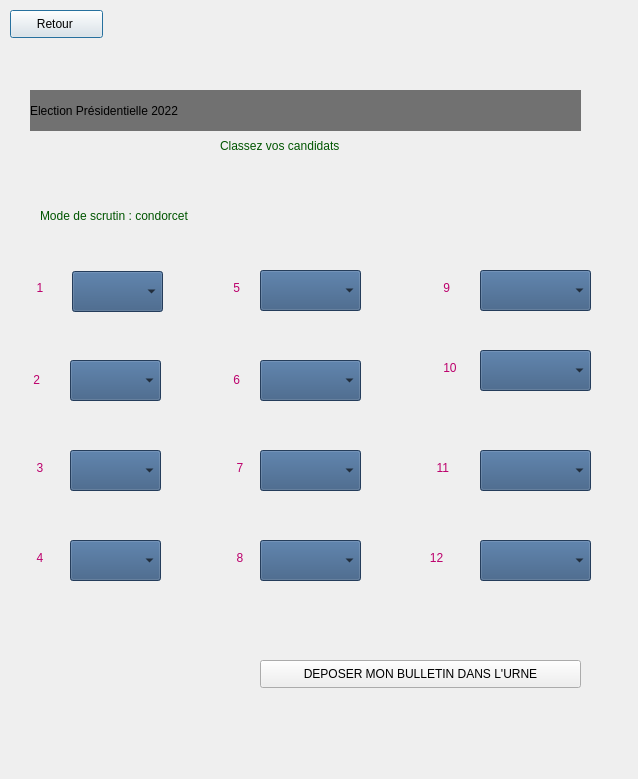
<?xml version="1.0" encoding="UTF-8"?>
<ui version="4.0">
 <class>Dialog</class>
 <widget class="QDialog" name="Dialog">
  <property name="geometry">
   <rect>
    <x>0</x>
    <y>0</y>
    <width>638</width>
    <height>779</height>
   </rect>
  </property>
  <property name="windowTitle">
   <string>Dialog</string>
  </property>
  <widget class="QWidget" name="widget" native="true">
   <property name="geometry">
    <rect>
     <x>0</x>
     <y>0</y>
     <width>640</width>
     <height>782</height>
    </rect>
   </property>
   <property name="styleSheet">
    <string notr="true">background-image: url(:/8/urnnne.jpg);</string>
   </property>
   <widget class="QLabel" name="label_2">
    <property name="geometry">
     <rect>
      <x>400</x>
      <y>209</y>
      <width>331</width>
      <height>31</height>
     </rect>
    </property>
    <property name="styleSheet">
     <string notr="true">font: 75 italic 8pt &quot;Rockwell&quot;;
color: rgb(255, 255, 255);
color: rgb(255, 255, 255);
font: 75 italic 8pt &quot;Arial Nova Cond&quot;;
gridline-color: rgb(200, 89, 189);
color: rgb(0, 0, 255);
color: rgb(170, 0, 0);
color: rgb(85, 170, 255);
color: rgb(255, 255, 0);</string>
    </property>
    <property name="text">
     <string/>
    </property>
   </widget>
   <widget class="QLabel" name="label_5">
    <property name="geometry">
     <rect>
      <x>470</x>
      <y>430</y>
      <width>221</width>
      <height>20</height>
     </rect>
    </property>
    <property name="styleSheet">
     <string notr="true">font: 12pt &quot;MS Shell Dlg 2&quot;;
color: rgb(255, 0, 0);
color: rgb(255, 0, 0);</string>
    </property>
    <property name="text">
     <string/>
    </property>
   </widget>
   <widget class="QLabel" name="label">
    <property name="geometry">
     <rect>
      <x>30</x>
      <y>90</y>
      <width>551</width>
      <height>41</height>
     </rect>
    </property>
    <property name="styleSheet">
     <string notr="true">color: rgb(0, 0, 0);
alternate-background-color: rgb(93, 93, 93);
background-color: rgb(113, 113, 113);
font: 8pt &quot;Kristen ITC&quot;;
font: 24pt &quot;Kristen ITC&quot;;
</string>
    </property>
    <property name="text">
     <string>Election Présidentielle 2022</string>
    </property>
   </widget>
   <widget class="QLabel" name="label_3">
    <property name="geometry">
     <rect>
      <x>220</x>
      <y>130</y>
      <width>151</width>
      <height>31</height>
     </rect>
    </property>
    <property name="styleSheet">
     <string notr="true">color: rgb(0, 85, 0);
font: 8pt &quot;Kristen ITC&quot;;
font: 8pt &quot;Kristen ITC&quot;;</string>
    </property>
    <property name="text">
     <string>Classez vos candidats</string>
    </property>
   </widget>
   <widget class="QLabel" name="label_4">
    <property name="geometry">
     <rect>
      <x>40</x>
      <y>190</y>
      <width>181</width>
      <height>51</height>
     </rect>
    </property>
    <property name="styleSheet">
     <string notr="true">color: rgb(0, 85, 0);
font: 8pt &quot;Kristen ITC&quot;;
font: 8pt &quot;Kristen ITC&quot;;</string>
    </property>
    <property name="text">
     <string>Mode de scrutin : condorcet</string>
    </property>
   </widget>
   <widget class="QComboBox" name="comboBoxC1">
    <property name="geometry">
     <rect>
      <x>72</x>
      <y>271</y>
      <width>91</width>
      <height>41</height>
     </rect>
    </property>
    <property name="styleSheet">
     <string notr="true">background-color: rgb(0, 85, 255);
background-color: rgb(0, 0, 0);
background-color: rgb(52, 86, 127);</string>
    </property>
   </widget>
   <widget class="QComboBox" name="comboBoxC5">
    <property name="geometry">
     <rect>
      <x>260</x>
      <y>270</y>
      <width>101</width>
      <height>41</height>
     </rect>
    </property>
    <property name="styleSheet">
     <string notr="true">background-color: rgb(0, 85, 255);
background-color: rgb(0, 0, 0);
background-color: rgb(52, 86, 127);</string>
    </property>
   </widget>
   <widget class="QComboBox" name="comboBoxC3">
    <property name="geometry">
     <rect>
      <x>480</x>
      <y>270</y>
      <width>111</width>
      <height>41</height>
     </rect>
    </property>
    <property name="styleSheet">
     <string notr="true">background-color: rgb(0, 85, 255);
background-color: rgb(0, 0, 0);
background-color: rgb(52, 86, 127);</string>
    </property>
   </widget>
   <widget class="QComboBox" name="comboBoxC2">
    <property name="geometry">
     <rect>
      <x>70</x>
      <y>360</y>
      <width>91</width>
      <height>41</height>
     </rect>
    </property>
    <property name="styleSheet">
     <string notr="true">background-color: rgb(0, 85, 255);
background-color: rgb(0, 0, 0);
background-color: rgb(52, 86, 127);</string>
    </property>
   </widget>
   <widget class="QComboBox" name="comboBoxC6">
    <property name="geometry">
     <rect>
      <x>260</x>
      <y>360</y>
      <width>101</width>
      <height>41</height>
     </rect>
    </property>
    <property name="styleSheet">
     <string notr="true">background-color: rgb(0, 85, 255);
background-color: rgb(0, 0, 0);
background-color: rgb(52, 86, 127);</string>
    </property>
   </widget>
   <widget class="QComboBox" name="comboBoxC10">
    <property name="geometry">
     <rect>
      <x>480</x>
      <y>350</y>
      <width>111</width>
      <height>41</height>
     </rect>
    </property>
    <property name="styleSheet">
     <string notr="true">background-color: rgb(0, 85, 255);
background-color: rgb(0, 0, 0);
background-color: rgb(52, 86, 127);</string>
    </property>
   </widget>
   <widget class="QComboBox" name="comboBoxC3_2">
    <property name="geometry">
     <rect>
      <x>70</x>
      <y>450</y>
      <width>91</width>
      <height>41</height>
     </rect>
    </property>
    <property name="styleSheet">
     <string notr="true">background-color: rgb(0, 85, 255);
background-color: rgb(0, 0, 0);
background-color: rgb(52, 86, 127);</string>
    </property>
   </widget>
   <widget class="QComboBox" name="comboBoxC7">
    <property name="geometry">
     <rect>
      <x>260</x>
      <y>450</y>
      <width>101</width>
      <height>41</height>
     </rect>
    </property>
    <property name="styleSheet">
     <string notr="true">background-color: rgb(0, 85, 255);
background-color: rgb(0, 0, 0);
background-color: rgb(52, 86, 127);</string>
    </property>
   </widget>
   <widget class="QComboBox" name="comboBoxC11">
    <property name="geometry">
     <rect>
      <x>480</x>
      <y>450</y>
      <width>111</width>
      <height>41</height>
     </rect>
    </property>
    <property name="styleSheet">
     <string notr="true">background-color: rgb(0, 85, 255);
background-color: rgb(0, 0, 0);
background-color: rgb(52, 86, 127);</string>
    </property>
   </widget>
   <widget class="QComboBox" name="comboBoxC4">
    <property name="geometry">
     <rect>
      <x>70</x>
      <y>540</y>
      <width>91</width>
      <height>41</height>
     </rect>
    </property>
    <property name="styleSheet">
     <string notr="true">background-color: rgb(0, 85, 255);
background-color: rgb(0, 0, 0);
background-color: rgb(52, 86, 127);</string>
    </property>
   </widget>
   <widget class="QComboBox" name="comboBoxC8">
    <property name="geometry">
     <rect>
      <x>260</x>
      <y>540</y>
      <width>101</width>
      <height>41</height>
     </rect>
    </property>
    <property name="styleSheet">
     <string notr="true">background-color: rgb(0, 85, 255);
background-color: rgb(0, 0, 0);
background-color: rgb(52, 86, 127);</string>
    </property>
   </widget>
   <widget class="QComboBox" name="comboBoxC12">
    <property name="geometry">
     <rect>
      <x>480</x>
      <y>540</y>
      <width>111</width>
      <height>41</height>
     </rect>
    </property>
    <property name="styleSheet">
     <string notr="true">background-color: rgb(0, 85, 255);
background-color: rgb(0, 0, 0);
background-color: rgb(52, 86, 127);</string>
    </property>
   </widget>
   <widget class="QLabel" name="labelC1">
    <property name="geometry">
     <rect>
      <x>10</x>
      <y>280</y>
      <width>55</width>
      <height>16</height>
     </rect>
    </property>
    <property name="styleSheet">
     <string notr="true">font: 8pt &quot;Kristen ITC&quot;;
color: rgb(188, 0, 108);
font: 8pt &quot;Kristen ITC&quot;;
</string>
    </property>
    <property name="text">
     <string>        1</string>
    </property>
   </widget>
   <widget class="QLabel" name="labelC2">
    <property name="geometry">
     <rect>
      <x>10</x>
      <y>370</y>
      <width>55</width>
      <height>20</height>
     </rect>
    </property>
    <property name="styleSheet">
     <string notr="true">font: 8pt &quot;Kristen ITC&quot;;
color: rgb(188, 0, 108);
font: 8pt &quot;Kristen ITC&quot;;
</string>
    </property>
    <property name="text">
     <string>       2</string>
    </property>
   </widget>
   <widget class="QLabel" name="labelC3">
    <property name="geometry">
     <rect>
      <x>10</x>
      <y>460</y>
      <width>55</width>
      <height>16</height>
     </rect>
    </property>
    <property name="styleSheet">
     <string notr="true">font: 8pt &quot;Kristen ITC&quot;;
color: rgb(188, 0, 108);
font: 8pt &quot;Kristen ITC&quot;;
</string>
    </property>
    <property name="text">
     <string>        3</string>
    </property>
   </widget>
   <widget class="QLabel" name="labelC4">
    <property name="geometry">
     <rect>
      <x>10</x>
      <y>550</y>
      <width>55</width>
      <height>16</height>
     </rect>
    </property>
    <property name="styleSheet">
     <string notr="true">font: 8pt &quot;Kristen ITC&quot;;
color: rgb(188, 0, 108);
font: 8pt &quot;Kristen ITC&quot;;
</string>
    </property>
    <property name="text">
     <string>        4</string>
    </property>
   </widget>
   <widget class="QLabel" name="labelC5">
    <property name="geometry">
     <rect>
      <x>210</x>
      <y>280</y>
      <width>41</width>
      <height>16</height>
     </rect>
    </property>
    <property name="styleSheet">
     <string notr="true">font: 8pt &quot;Kristen ITC&quot;;
color: rgb(188, 0, 108);
font: 8pt &quot;Kristen ITC&quot;;
</string>
    </property>
    <property name="text">
     <string>       5</string>
    </property>
   </widget>
   <widget class="QLabel" name="labelC6">
    <property name="geometry">
     <rect>
      <x>210</x>
      <y>370</y>
      <width>41</width>
      <height>20</height>
     </rect>
    </property>
    <property name="styleSheet">
     <string notr="true">font: 8pt &quot;Kristen ITC&quot;;
color: rgb(188, 0, 108);
font: 8pt &quot;Kristen ITC&quot;;
</string>
    </property>
    <property name="text">
     <string>       6</string>
    </property>
   </widget>
   <widget class="QLabel" name="labelC7">
    <property name="geometry">
     <rect>
      <x>210</x>
      <y>460</y>
      <width>41</width>
      <height>16</height>
     </rect>
    </property>
    <property name="styleSheet">
     <string notr="true">font: 8pt &quot;Kristen ITC&quot;;
color: rgb(188, 0, 108);
font: 8pt &quot;Kristen ITC&quot;;
</string>
    </property>
    <property name="text">
     <string>        7</string>
    </property>
   </widget>
   <widget class="QLabel" name="labelC8">
    <property name="geometry">
     <rect>
      <x>210</x>
      <y>550</y>
      <width>41</width>
      <height>16</height>
     </rect>
    </property>
    <property name="styleSheet">
     <string notr="true">font: 8pt &quot;Kristen ITC&quot;;
color: rgb(188, 0, 108);
font: 8pt &quot;Kristen ITC&quot;;
</string>
    </property>
    <property name="text">
     <string>        8</string>
    </property>
   </widget>
   <widget class="QLabel" name="labelC9">
    <property name="geometry">
     <rect>
      <x>420</x>
      <y>280</y>
      <width>41</width>
      <height>16</height>
     </rect>
    </property>
    <property name="styleSheet">
     <string notr="true">font: 8pt &quot;Kristen ITC&quot;;
color: rgb(188, 0, 108);
font: 8pt &quot;Kristen ITC&quot;;
</string>
    </property>
    <property name="text">
     <string>       9</string>
    </property>
   </widget>
   <widget class="QLabel" name="labelC10">
    <property name="geometry">
     <rect>
      <x>420</x>
      <y>360</y>
      <width>51</width>
      <height>16</height>
     </rect>
    </property>
    <property name="styleSheet">
     <string notr="true">font: 8pt &quot;Kristen ITC&quot;;
color: rgb(188, 0, 108);
font: 8pt &quot;Kristen ITC&quot;;
</string>
    </property>
    <property name="text">
     <string>       10</string>
    </property>
   </widget>
   <widget class="QLabel" name="labelC11">
    <property name="geometry">
     <rect>
      <x>410</x>
      <y>460</y>
      <width>55</width>
      <height>16</height>
     </rect>
    </property>
    <property name="styleSheet">
     <string notr="true">font: 8pt &quot;Kristen ITC&quot;;
color: rgb(188, 0, 108);
font: 8pt &quot;Kristen ITC&quot;;
</string>
    </property>
    <property name="text">
     <string>        11</string>
    </property>
   </widget>
   <widget class="QLabel" name="labelC12">
    <property name="geometry">
     <rect>
      <x>400</x>
      <y>550</y>
      <width>55</width>
      <height>16</height>
     </rect>
    </property>
    <property name="styleSheet">
     <string notr="true">font: 8pt &quot;Kristen ITC&quot;;
color: rgb(188, 0, 108);
font: 8pt &quot;Kristen ITC&quot;;
</string>
    </property>
    <property name="text">
     <string>         12</string>
    </property>
   </widget>
   <widget class="QPushButton" name="buttonBack">
    <property name="geometry">
     <rect>
      <x>10</x>
      <y>10</y>
      <width>93</width>
      <height>28</height>
     </rect>
    </property>
    <property name="styleSheet">
     <string notr="true">font: 8pt &quot;Kristen ITC&quot;;
color: rgb(0, 0, 0);
font: 8pt &quot;Kristen ITC&quot;;

</string>
    </property>
    <property name="text">
     <string>Retour </string>
    </property>
   </widget>
   <widget class="QPushButton" name="buttonAVoter">
    <property name="geometry">
     <rect>
      <x>260</x>
      <y>660</y>
      <width>321</width>
      <height>28</height>
     </rect>
    </property>
    <property name="styleSheet">
     <string notr="true">font: 8pt &quot;Kristen ITC&quot;;
font: 75 8pt &quot;MS Shell Dlg 2&quot;;
color: rgb(0, 0, 0);
font: 8pt &quot;Kristen ITC&quot;;

</string>
    </property>
    <property name="text">
     <string>DEPOSER MON BULLETIN DANS L'URNE</string>
    </property>
   </widget>
  </widget>
 </widget>
 <resources>
  <include location="img/8.qrc"/>
 </resources>
 <connections/>
</ui>
